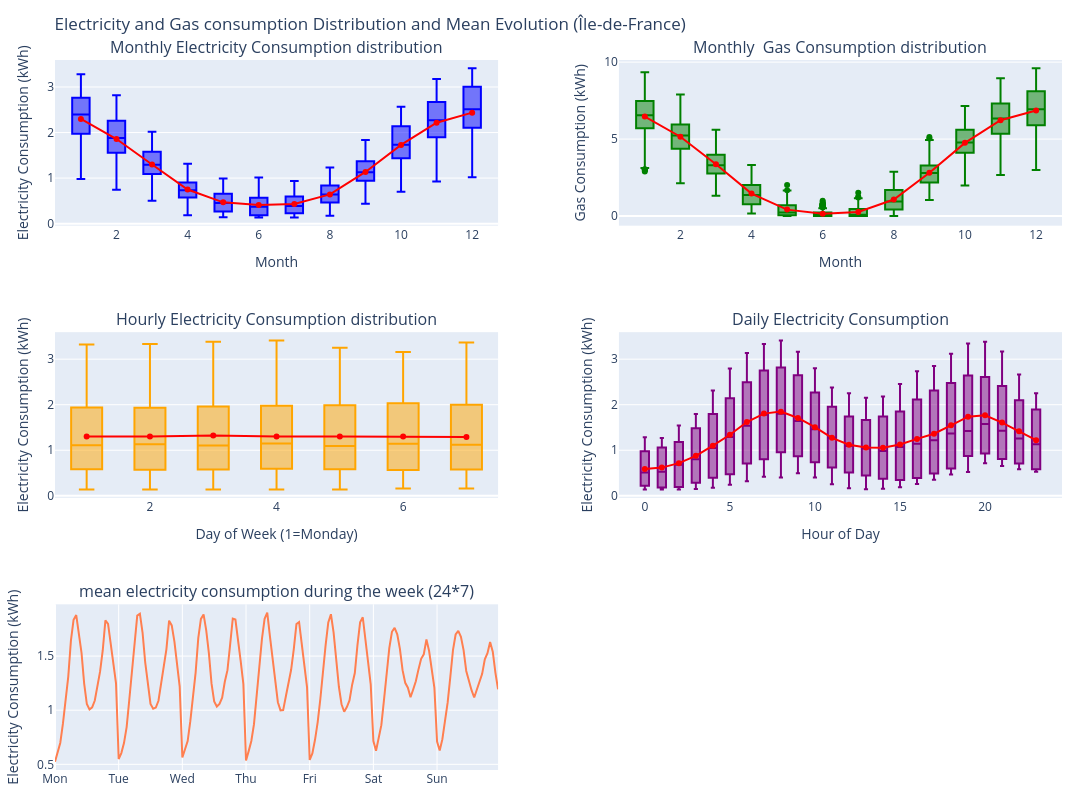

The notebook cell this image was saved under:
### Code cell
from plotly.subplots import make_subplots

# mean accross all households for each month, day of the week and hour
avg_households_consumption = df_consumption.groupby(["month", "day_of_week", "hour"])[["electricity_kWh", "gas_kWh"]].mean().reset_index()

import plotly.graph_objects as go
fig = make_subplots(rows=3, 
                    cols=2, 
                    subplot_titles=("Monthly Electricity Consumption distribution", 
                                    "Monthly  Gas Consumption distribution", 
                                    "Hourly Electricity Consumption distribution", 
                                    "Daily Electricity Consumption",
                                    "mean electricity consumption during the week (24*7)"),
                     vertical_spacing=0.15,
                    horizontal_spacing=0.12                                
                    )

# monthly boxplots for electricity and gas + mean  lines 
fig.add_trace(
    go.Box(y=avg_households_consumption["electricity_kWh"], 
           x=avg_households_consumption["month"],
           name="Month",
            boxpoints='outliers',
            marker=dict(
            color='blue',
            outliercolor='black',
            # line=dict(outliercolor='black', outlierwidth=2)
        ),
        showlegend=False),
    row=1, col=1)
fig.add_trace(go.Scatter(x=monthly_avg_electricity.index,
                         y=monthly_avg_electricity.values,
                         mode='lines+markers',
                         name='Mean Electricity',
                         line=dict(color='red', width=2),
                         showlegend=False
                         ),
              row=1, col=1)
# monthly boxplots for gas + mean or average lines
fig.add_trace(
    go.Box(y=avg_households_consumption["gas_kWh"],
           x=avg_households_consumption["month"],
           name="Month",
           boxpoints='outliers',
           marker=dict(
        color='green',
        outliercolor='black',
),
        showlegend=False),
    row=1, col=2)

fig.add_trace(go.Scatter(x=monthly_avg_gas.index,
                         y=monthly_avg_gas.values,
                         mode='lines+markers',
                         name='Mean Gas',
                         line=dict(color='red', width=2,),
                         showlegend=False
                         ),
              row=1, col=2
              )
# weekly boxplots for electricity + mean or average lines
fig.add_trace(
    go.Box(y=avg_households_consumption["electricity_kWh"],
           x=avg_households_consumption["day_of_week"],
           name="Day of Week",
           boxpoints='outliers',
           marker=dict(
        color='orange',
        outliercolor='black',
),
        showlegend=False),
    row=2, col=1)
fig.add_trace(go.Scatter(x=avg_daily.index,
                         y=avg_daily.values,
                         mode='lines+markers',
                         name='Mean Daily Electricity',
                         line=dict(color='red', width=2),
                         showlegend=False
                         ),
              row=2, col=1
              )
# hourly boxplots for electricity + mean or average lines
fig.add_trace(
    go.Box(y=avg_households_consumption["electricity_kWh"],
           x=avg_households_consumption["hour"],
           name="Hour of Day",
           boxpoints='outliers',
           marker=dict(
        color='purple',
        outliercolor='black',
),
        showlegend=False),
    row=2, col=2)
fig.add_trace(go.Scatter(x=avg_hourly.index,
                         y=avg_hourly.values,
                         mode='lines+markers',
                         name='Mean Hourly Electricity',
                         line=dict(color='red', width=2),
                         showlegend=False
                         ),
              row=2, col=2
              )
# mean electricity consumption evolution during the week (24*7)
mean_weekly = df_consumption.groupby(["day_of_week", "hour"])["electricity_kWh"].mean().reset_index()

mean_weekly["hour_week"] = (mean_weekly["day_of_week"]-1) * 24 + mean_weekly["hour"]


fig.add_trace(go.Scatter(x=mean_weekly["hour_week"],
                         y=mean_weekly["electricity_kWh"],
                         mode='lines',
                        name='Day and hour',
                        marker_color='coral',
                        showlegend=False
                         ),
              row=3, col=1
              )

# Set custom tick values and labels for the x-axis of the subplot in row 3, col 1
fig.update_xaxes(
    tickvals=[i * 24 for i in range(7)],
    ticktext=["Mon", "Tue", "Wed", "Thu", "Fri", "Sat", "Sun"],
    row=3, col=1
)

# Update layout
fig.update_layout(
    height=800,
    width=1200,
    title_text="Electricity and Gas consumption Distribution and Mean Evolution (Île-de-France)",
    margin=dict(l=30, r=30, t=60, b=30)
)

fig.update_xaxes(title_text="Month", row=1, col=1)
fig.update_xaxes(title_text="Month", row=1, col=2)
fig.update_xaxes(title_text="Day of Week (1=Monday)", row=2, col=1)
fig.update_xaxes(title_text="Hour of Day", row=2, col=2)



fig.update_yaxes(title_text="Electricity Consumption (kWh)", row=1, col=1)
fig.update_yaxes(title_text="Gas Consumption (kWh)", row=1, col=2)
fig.update_yaxes(title_text="Electricity Consumption (kWh)", row=2, col=1)
fig.update_yaxes(title_text="Electricity Consumption (kWh)", row=2, col=2)
fig.update_yaxes(title_text="Electricity Consumption (kWh)", row=3, col=1)

### Figure 1 — Plotly figure (JSON) as saved in the notebook; plotly's stock layout.template omitted (floating-point values rounded to 4 significant figures; data arrays with more than 128 entries replaced by an {"elided": "..."} marker saying what was removed)
{"data": [{"boxpoints": "outliers", "marker": {"color": "blue", "outliercolor": "black"}, "name": "Month", "showlegend": false, "type": "box", "x": {"elided": "2016 int values"}, "xaxis": "x", "y": {"elided": "2016 float values"}, "yaxis": "y"}, {"line": {"color": "red", "width": 2}, "mode": "lines+markers", "name": "Mean Electricity", "showlegend": false, "type": "scatter", "x": [1, 2, 3, 4, 5, 6, 7, 8, 9, 10, 11, 12], "xaxis": "x", "y": [2.3, 1.858, 1.298, 0.7482, 0.468, 0.4107, 0.4317, 0.6412, 1.135, 1.728, 2.216, 2.438], "yaxis": "y"}, {"boxpoints": "outliers", "marker": {"color": "green", "outliercolor": "black"}, "name": "Month", "showlegend": false, "type": "box", "x": {"elided": "2016 int values"}, "xaxis": "x2", "y": {"elided": "2016 float values"}, "yaxis": "y2"}, {"line": {"color": "red", "width": 2}, "mode": "lines+markers", "name": "Mean Gas", "showlegend": false, "type": "scatter", "x": [1, 2, 3, 4, 5, 6, 7, 8, 9, 10, 11, 12], "xaxis": "x2", "y": [6.466, 5.154, 3.367, 1.458, 0.4164, 0.1553, 0.2678, 1.071, 2.815, 4.754, 6.225, 6.858], "yaxis": "y2"}, {"boxpoints": "outliers", "marker": {"color": "orange", "outliercolor": "black"}, "name": "Day of Week", "showlegend": false, "type": "box", "x": {"elided": "2016 int values"}, "xaxis": "x3", "y": {"elided": "2016 float values"}, "yaxis": "y3"}, {"line": {"color": "red", "width": 2}, "mode": "lines+markers", "name": "Mean Daily Electricity", "showlegend": false, "type": "scatter", "x": [1, 2, 3, 4, 5, 6, 7], "xaxis": "x3", "y": [1.302, 1.301, 1.323, 1.303, 1.301, 1.302, 1.291], "yaxis": "y3"}, {"boxpoints": "outliers", "marker": {"color": "purple", "outliercolor": "black"}, "name": "Hour of Day", "showlegend": false, "type": "box", "x": {"elided": "2016 int values"}, "xaxis": "x4", "y": {"elided": "2016 float values"}, "yaxis": "y4"}, {"line": {"color": "red", "width": 2}, "mode": "lines+markers", "name": "Mean Hourly Electricity", "showlegend": false, "type": "scatter", "x": [0, 1, 2, 3, 4, 5, 6, 7, 8, 9, 10, 11, 12, 13, 14, 15, 16, 17, 18, 19, 20, 21, 22, 23], "xaxis": "x4", "y": [0.5909, 0.6193, 0.7171, 0.8778, 1.1, 1.341, 1.619, 1.805, 1.848, 1.709, 1.506, 1.272, 1.12, 1.062, 1.054, 1.127, 1.249, 1.363, 1.548, 1.737, 1.768, 1.608, 1.417, 1.222], "yaxis": "y4"}, {"marker": {"color": "coral"}, "mode": "lines", "name": "Day and hour", "showlegend": false, "type": "scatter", "x": {"elided": "168 int values"}, "xaxis": "x5", "y": {"elided": "168 float values"}, "yaxis": "y5"}], "layout": {"annotations": [{"font": {"size": 16}, "showarrow": false, "text": "Monthly Electricity Consumption distribution", "x": 0.22, "xanchor": "center", "xref": "paper", "y": 1.0, "yanchor": "bottom", "yref": "paper"}, {"font": {"size": 16}, "showarrow": false, "text": "Monthly  Gas Consumption distribution", "x": 0.78, "xanchor": "center", "xref": "paper", "y": 1.0, "yanchor": "bottom", "yref": "paper"}, {"font": {"size": 16}, "showarrow": false, "text": "Hourly Electricity Consumption distribution", "x": 0.22, "xanchor": "center", "xref": "paper", "y": 0.6167, "yanchor": "bottom", "yref": "paper"}, {"font": {"size": 16}, "showarrow": false, "text": "Daily Electricity Consumption", "x": 0.78, "xanchor": "center", "xref": "paper", "y": 0.6167, "yanchor": "bottom", "yref": "paper"}, {"font": {"size": 16}, "showarrow": false, "text": "mean electricity consumption during the week (24*7)", "x": 0.22, "xanchor": "center", "xref": "paper", "y": 0.2333, "yanchor": "bottom", "yref": "paper"}], "height": 800, "margin": {"b": 30, "l": 30, "r": 30, "t": 60}, "title": {"text": "Electricity and Gas consumption Distribution and Mean Evolution (Île-de-France)"}, "width": 1200, "xaxis": {"anchor": "y", "domain": [0, 0.44], "title": {"text": "Month"}}, "xaxis2": {"anchor": "y2", "domain": [0.56, 1], "title": {"text": "Month"}}, "xaxis3": {"anchor": "y3", "domain": [0, 0.44], "title": {"text": "Day of Week (1=Monday)"}}, "xaxis4": {"anchor": "y4", "domain": [0.56, 1], "title": {"text": "Hour of Day"}}, "xaxis5": {"anchor": "y5", "domain": [0, 0.44], "ticktext": ["Mon", "Tue", "Wed", "Thu", "Fri", "Sat", "Sun"], "tickvals": [0, 24, 48, 72, 96, 120, 144]}, "xaxis6": {"anchor": "y6", "domain": [0.56, 1]}, "yaxis": {"anchor": "x", "domain": [0.7667, 1.0], "title": {"text": "Electricity Consumption (kWh)"}}, "yaxis2": {"anchor": "x2", "domain": [0.7667, 1.0], "title": {"text": "Gas Consumption (kWh)"}}, "yaxis3": {"anchor": "x3", "domain": [0.3833, 0.6167], "title": {"text": "Electricity Consumption (kWh)"}}, "yaxis4": {"anchor": "x4", "domain": [0.3833, 0.6167], "title": {"text": "Electricity Consumption (kWh)"}}, "yaxis5": {"anchor": "x5", "domain": [0, 0.2333], "title": {"text": "Electricity Consumption (kWh)"}}, "yaxis6": {"anchor": "x6", "domain": [0, 0.2333]}}}
